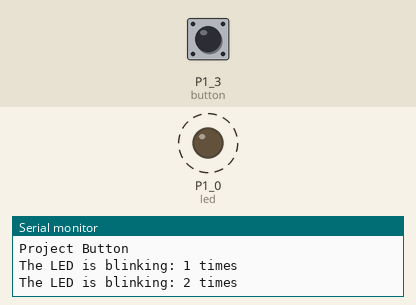
Bench run of a sketch on a simulated TI MSP430 LaunchPad. Shown: output pins drawn as LEDs (lit = HIGH), the last lines printed to the serial monitor. Dashed ring = blinking. The test bench sets the inputs (shaded band); at power-on: P1_3 (button) HIGH.

Above: at 2.8 s.
2.9 s: P1_3 (button) pulled LOW for 1.2 s
At 3.9 s:
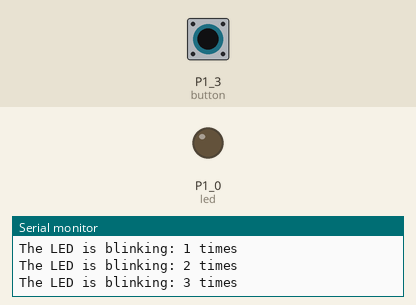
5.6 s: P1_3 (button) pulled LOW for 3.2 s
At 9.2 s:
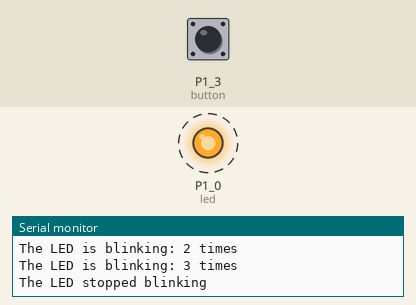
Timing chart, 0 to 18.8 s (numbered marks = the images above; inputs shaded):
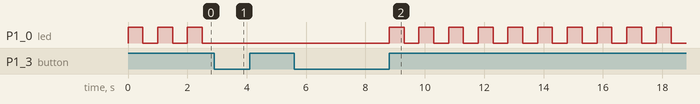

Measured:
- after the input at 2.9 s, P1_0 (led): stops changing and stays LOW
- after the input at 5.6 s, P1_0 (led): alternates HIGH for 0.50 s and LOW for 0.50 s, starting after 3.2 s
- by itself, P1_0 (led): alternates HIGH for 0.50 s and LOW for 0.50 s

The sketch:

project_button.ino
```cpp
/*
This code was designed by Konstantinos Sakkas.
It is intended for academic use at the Department of Informatics and Telecommunication
of University of Ioannina and my github https://ksakkas.github.io/Microcontroller-MSP430/.
*/
/*
This code was designed and compiled at Energia ver. 1.8.11E23
It was designed for use with TI MSP430F5529
*/

/*
During normal program flow, the red LED (PIN 1.0)
will flash at a frequency of 1 Hz. The microcontroller will print to the serial console
the number of appeals

When the user presses the right button (PIN 1.1), the flow of the program will stop.
When the user presses the button again it will continue
*/

#define LED RED_LED //We declare that we will use the red led
const int button = PUSH2;  //Initialize the PUSH2 button (P1.1) on the fixed button
const int led  = RED_LED;  //Initialize the red led in the fixed led (P1.0)

int ledState=LOW;           //We initialize the variable ledState = LOW, ie logical 0
                           //This variable will keep the status of the led
int buttonCurrent=LOW;    //We initialize the variable buttonCurrent = LOW, ie logical 0
                         //This variable will hold the status of the button
int buttonPrevious=LOW; //We initialize the variable buttonPrevious = LOW, ie logical 0
                       //This variable will keep the previous state of the button
int x=0;              //Initialize the variable x = 0 for counter

void setup() {                                                       //System parameter and materials initialization function
  Serial.begin(9600);                                               //It is the transmission rate in bits / sec
  pinMode(led, OUTPUT);                                            //Declaration of constant led = RED_LED as output
  pinMode(button, INPUT_PULLUP);                                  //Fixed button declaration = PUSH2 as output
  Serial.println("Department of Informatics & Telecommunications");        //Show message at start of program
  Serial.println("Project Button");                     //Show message at start of program
}

void loop()                                                        //Main iterative function
{
  buttonCurrent = digitalRead(button);                           //Assign the Button value to the buttonCurrent variable (whether pressed or not)
  if (buttonCurrent != buttonPrevious)                          //If the value of the buttonCurrent is different from the value of the buttonPrevious then
                                                               //(ie if the value of the current status is different from the previous one)
  {
    if(buttonCurrent == HIGH)                                //If the value of buttonCurrent is HIGH = reasonable 1 then
    {
      if(ledState == LOW){                                 //If the value of ledState is LOW = logical 0 then
        while(buttonCurrent == HIGH){                     //As long as the value of buttonCurrent is HIGH = reasonable 1
          digitalWrite(led, HIGH);                       //Gives a reasonable value of 1 (HIGH) to the led, ie it lights up
          delay(500);                                   //Stops execution for 500 ms = 0.5 sec
          digitalWrite(led, LOW);                      //Gives a reasonable value of 0 (LOW) to the led, ie it turns it off
          delay(500);                                 //Stops execution for 500 ms = 0.5 sec
          x++;                                       //Increases the counter by one
          Serial.print("The LED is blinking: ");//Show message
          Serial.print(x);                         //Display x counter value
          Serial.println(" times");               //Show message
          buttonCurrent = digitalRead(button);   //Assign the Button value to the buttonCurrent variable (whether pressed or not)
          }
        ledState=HIGH;                         //The state variable of led becomes HIGH, ie logical 1
      }
      else{                                  //Otherwise (if the previous condition does not apply)
          digitalWrite(led, LOW);           //Gives a reasonable value of 0 (LOW) to the led, ie it turns it off
          ledState= LOW;                   //The status variable of led becomes LOW, ie logical 0
          Serial.println("The LED stopped blinking ");    //Show message
      }
    }
       buttonPrevious = buttonCurrent;  //In the variable that holds the previous state of the button we assign the state of the button
  }
}
```
